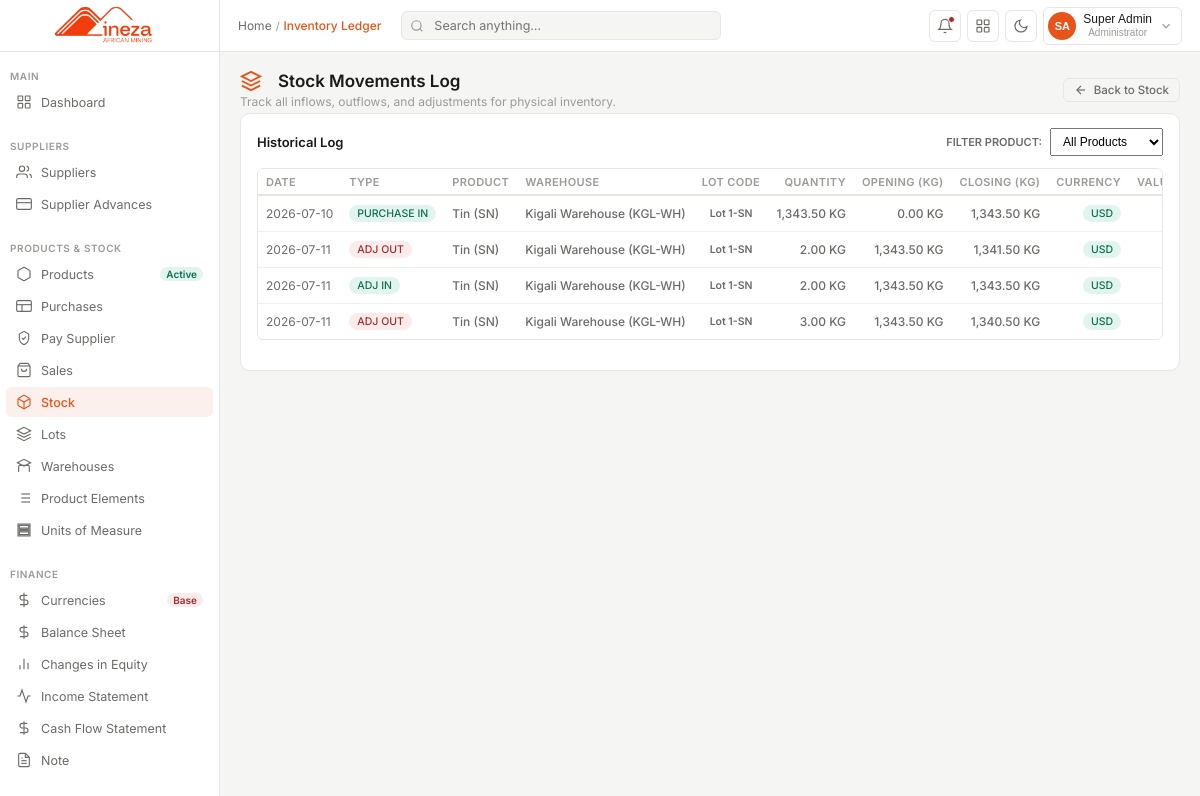
Page /pages/stock/movements.php (signed in) on the earlier database version.
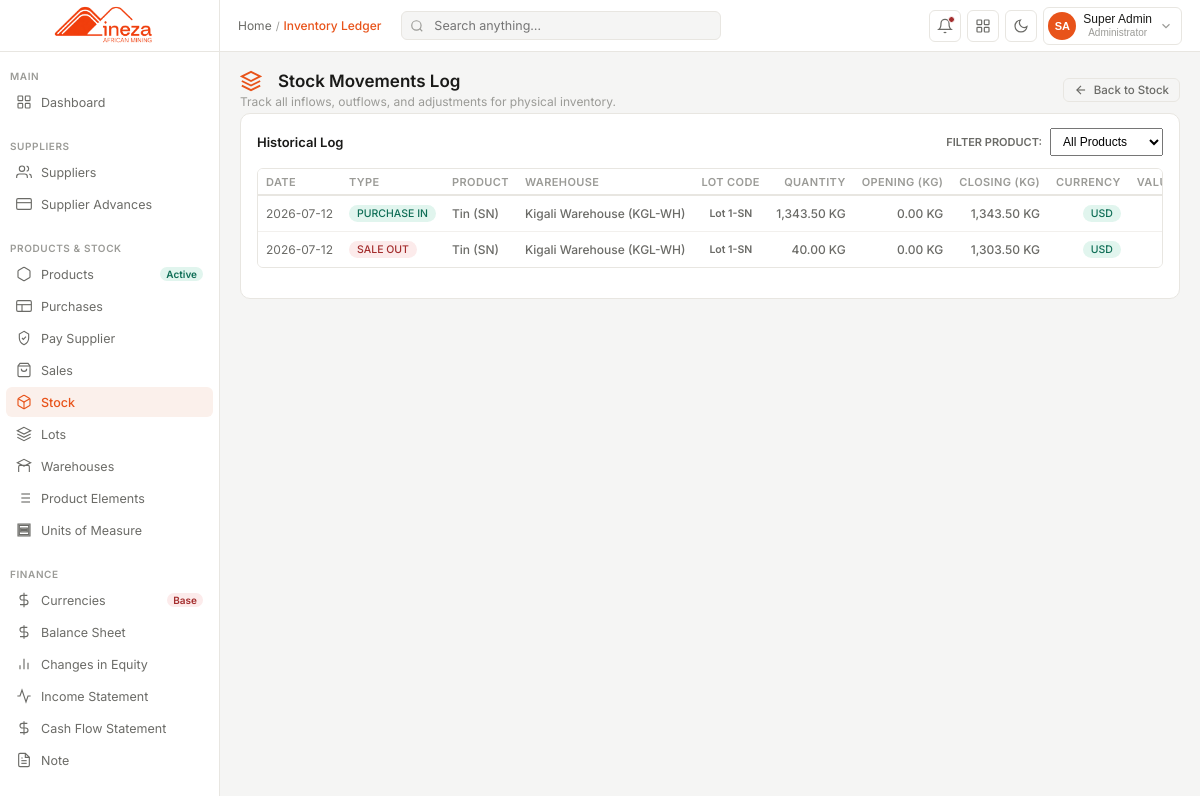
Same page on the later database version.
### tables this page shows
CREATE TABLE `stock_movement` (
  `id` bigint(20) UNSIGNED NOT NULL,
  `movement_type` enum('PURCHASE_IN','SALE_OUT','TRANSFER_IN','TRANSFER_OUT','ADJUSTMENT_IN','ADJUSTMENT_OUT','RETURN_IN','OPENING_STOCK') NOT NULL,
  `warehouse_id` int(10) UNSIGNED NOT NULL,
  `product_id` int(10) UNSIGNED NOT NULL,
  `lot_id` int(10) UNSIGNED DEFAULT NULL,
  `uom_id` int(10) UNSIGNED NOT NULL DEFAULT 1,
  `qty_kg` decimal(14,4) NOT NULL COMMENT 'Positive number always; direction from movement_type',
  `unit_cost_rwf` decimal(18,4) DEFAULT NULL,
  `unit_cost_usd` decimal(18,4) DEFAULT NULL,
  `purchase_currency_id` tinyint(3) UNSIGNED DEFAULT NULL,
  `purchase_amount_in_currency` decimal(18,4) DEFAULT NULL,
  `exchange_rate` decimal(14,4) DEFAULT NULL,
  `converted_amount` decimal(18,4) DEFAULT NULL,
  `total_value_rwf` decimal(20,2) DEFAULT NULL,
  `total_value_usd` decimal(20,4) DEFAULT NULL,
  `reference_type` varchar(50) DEFAULT NULL COMMENT 'purchasing, sells, transfer, adjustment',
  `reference_id` bigint(20) DEFAULT NULL COMMENT 'FK to the source record (purchasing.id or sells.id)',
  `movement_date` date NOT NULL,
  `notes` text DEFAULT NULL,
  `created_by` int(11) DEFAULT NULL,
  `created_at` timestamp NOT NULL DEFAULT current_timestamp(),
  `opening` decimal(14,4) NOT NULL DEFAULT 0.0000,
  `closing` decimal(14,4) NOT NULL DEFAULT 0.0000
);

CREATE TABLE `product` (
  `id` int(10) UNSIGNED NOT NULL,
  `product_code` varchar(50) NOT NULL COMMENT 'e.g. COLTAN-TA, TIN-SN',
  `product_name` varchar(200) NOT NULL COMMENT 'e.g. Coltan (Tantalite), Cassiterite (Tin)',
  `uom_id` int(10) UNSIGNED NOT NULL COMMENT 'Default unit of measure',
  `inventory_account_id` bigint(20) UNSIGNED DEFAULT NULL,
  `sales_account_id` bigint(20) UNSIGNED DEFAULT NULL,
  `cogs_account_id` bigint(20) UNSIGNED DEFAULT NULL,
  `description` text DEFAULT NULL,
  `is_active` tinyint(1) DEFAULT 1,
  `created_at` timestamp NOT NULL DEFAULT current_timestamp(),
  `updated_at` timestamp NOT NULL DEFAULT current_timestamp() ON UPDATE current_timestamp()
);

CREATE TABLE `warehouses` (
  `id` bigint(20) NOT NULL,
  `warehouse_code` varchar(50) DEFAULT NULL,
  `warehouse_name` varchar(255) NOT NULL,
  `address` text DEFAULT NULL,
  `is_active` tinyint(1) NOT NULL DEFAULT 1,
  `created_at` timestamp NOT NULL DEFAULT current_timestamp(),
  `created_by` bigint(20) NOT NULL
);

CREATE TABLE `lots` (
  `id` int(10) UNSIGNED NOT NULL,
  `lots_code` varchar(50) NOT NULL COMMENT 'e.g. Lot 1-Ta, Lot 01-Tin',
  `product_id` int(10) UNSIGNED NOT NULL,
  `opening_date` date NOT NULL,
  `closing_date` date DEFAULT NULL COMMENT 'NULL means lot is still open',
  `statuss` tinyint(1) NOT NULL DEFAULT 1
);

CREATE TABLE `unit_of_measure` (
  `id` int(10) UNSIGNED NOT NULL,
  `code` varchar(20) NOT NULL COMMENT 'e.g. KG, MT, G, LB',
  `name` varchar(100) NOT NULL COMMENT 'e.g. Kilogram, Metric Ton',
  `symbol` varchar(10) DEFAULT NULL,
  `is_active` tinyint(1) DEFAULT 1,
  `created_at` timestamp NOT NULL DEFAULT current_timestamp(),
  `updated_at` timestamp NOT NULL DEFAULT current_timestamp() ON UPDATE current_timestamp()
);

CREATE TABLE `currencies` (
  `id` tinyint(3) UNSIGNED NOT NULL,
  `code` varchar(5) NOT NULL,
  `name` varchar(50) NOT NULL,
  `symbol` varchar(5) DEFAULT NULL,
  `is_base_currency` tinyint(1) DEFAULT 0 COMMENT 'If 1, this is USD (base reporting currency)',
  `is_active` tinyint(1) DEFAULT 1,
  `created_at` timestamp NOT NULL DEFAULT current_timestamp(),
  `created_by` int(11) NOT NULL,
  `updated_at` timestamp NOT NULL DEFAULT current_timestamp() ON UPDATE current_timestamp(),
  `updated_by` int(11) DEFAULT NULL
);

### pages/stock/movements.php (the view, shortened to what the changed rows need)
<?php
require_once __DIR__ . '/../../config/db.php';
$selectedProductId = isset($_GET['product_id']) ? (int)$_GET['product_id'] : 0;
$selectedLotId = isset($_GET['lot_id']) ? (int)$_GET['lot_id'] : 0;
$whereClause = "";
$query = "SELECT sm.*,
                 CONCAT(u.first_name, ' ', u.last_name) AS creator_name,
                 uom.code AS uom_code,
                 p.purchase_no,
                 w.warehouse_name,
                 w.warehouse_code,
                 l.lots_code,
                 pr.product_name,
                 pr.product_code,
                 cur.code AS currency_code
          FROM stock_movement sm
          LEFT JOIN users u ON sm.created_by = u.id
          LEFT JOIN unit_of_measure uom ON sm.uom_id = uom.id
          LEFT JOIN purchasing p ON sm.reference_type = 'purchasing' AND sm.reference_id = p.id
          LEFT JOIN warehouses w ON sm.warehouse_id = w.id
          LEFT JOIN lots l ON sm.lot_id = l.id
          LEFT JOIN product pr ON sm.product_id = pr.id
          LEFT JOIN currencies cur ON sm.purchase_currency_id = cur.id
          $whereClause
          ORDER BY sm.movement_date ASC, sm.id ASC";
$result = mysqli_query($conn, $query);
$movements = [];
if ($result) {
    while ($row = mysqli_fetch_assoc($result)) {
        $movements[] = $row;
    }
}
?>
<!DOCTYPE html>
<html lang="en">
<head>
<link rel="stylesheet" href="../../src/css/dashboard.css">
<link rel="stylesheet" href="../../src/css/sidebar.css">
<link rel="stylesheet" href="../../src/css/navbar.css">
<link rel="stylesheet" href="../../src/css/stock.css">
</head>
<body>
<div class="main">
  <div class="content" id="stockContent">
    <div class="page-header">
      <div>
        <h1 class="page-title">
          <svg viewBox="0 0 24 24" style="stroke: var(--orange); stroke-width: 2; fill: none; width: 22px; height: 22px; margin-right: 8px;">
            <path d="M12 2L2 7l10 5 10-5-10-5zM2 17l10 5 10-5M2 12l10 5 10-5"/>
          </svg>
          Stock Movements Log
        </h1>
      </div>
    </div>
    <div class="card">
      <div class="table-container">
        <table class="data-table">
          <thead>
            <tr>
              <th>Date</th>
              <th>Type</th>
              <th>Product</th>
              <th>Warehouse</th>
              <th>Lot Code</th>
              <th style="text-align: right;">Quantity</th>
              <th style="text-align: right;">Opening (kg)</th>
              <th style="text-align: right;">Closing (kg)</th>
              <th style="text-align: right;">Currency</th>
              <th style="text-align: right;">Value in Currency</th>
            </tr>
          </thead>
          <tbody>
            <?php if (empty($movements)): ?>
              <tr>
                <td colspan="16" class="table-empty">No stock movements recorded.</td>
              </tr>
            <?php else: ?>
              <?php foreach ($movements as $m): ?>
                <?php
                  $date = htmlspecialchars($m['movement_date']);
                  $prod = htmlspecialchars($m['product_name'] . ' (' . $m['product_code'] . ')');
                  $wh = htmlspecialchars($m['warehouse_name'] . ' (' . $m['warehouse_code'] . ')');
                  $lot = htmlspecialchars($m['lots_code'] ?? '—');
                  $qty = number_format((float)$m['qty_kg'], 2) . ' ' . htmlspecialchars($m['uom_code'] ?? 'kg');
                  $typeBadge = '';
                  switch ($m['movement_type']) {
                    case 'PURCHASE_IN':
                      $typeBadge = '<span class="status-pill pill-green">PURCHASE IN</span>';
                      break;
                    case 'SALE_OUT':
                      $typeBadge = '<span class="status-pill pill-red">SALE OUT</span>';
                      break;
                    case 'ADJUSTMENT_IN':
                      $typeBadge = '<span class="status-pill pill-green">ADJ IN</span>';
                      break;
                    case 'ADJUSTMENT_OUT':
                      $typeBadge = '<span class="status-pill pill-red">ADJ OUT</span>';
                      break;
                  }
                ?>
                <tr class="clickable-row" onclick="window.location='movement_details.php?id=<?php echo $m['id']; ?><?php echo $selectedProductId > 0 ? '&product_id=' . $selectedProductId : ''; ?><?php echo $selectedLotId > 0 ? '&lot_id=' . $selectedLotId : ''; ?>'">
                  <td style="white-space: nowrap;"><?php echo $date; ?></td>
                  <td><?php echo $typeBadge; ?></td>
                  <td class="td-bold"><?php echo $prod; ?></td>
                  <td class="td-name"><?php echo $wh; ?></td>
                  <td><span class="status-pill pill-purple" style="font-weight: 600;"><?php echo $lot; ?></span></td>
                  <td style="text-align: right; font-weight: 500;"><?php echo $qty; ?></td>
                  <td style="text-align: right; color: var(--text2); font-weight: 500;"><?php echo number_format((float)$m['opening'], 2) . ' ' . htmlspecialchars($m['uom_code'] ?? 'kg'); ?></td>
                  <td style="text-align: right; color: var(--text2); font-weight: 500;"><?php echo number_format((float)$m['closing'], 2) . ' ' . htmlspecialchars($m['uom_code'] ?? 'kg'); ?></td>
                  <td style="text-align: right;"><span class="status-pill <?php echo ($m['currency_code'] === 'RWF') ? 'pill-blue' : 'pill-green'; ?>"><?php echo htmlspecialchars($m['currency_code'] ?? 'USD'); ?></span></td>
                  <td style="text-align: right; color: var(--text); font-weight: 500;">
                  </td>
                </tr>
              <?php endforeach; ?>
            <?php endif; ?>
          </tbody>
        </table>
      </div>
    </div>
  </div>
</div>
</body>
</html>

Differences in the rows shown:
removed stock_movement: movement_date "2026-07-11", movement_type "ADJ OUT", product.product_code "Tin (SN)", warehouse.warehouse_code "Kigali Warehouse (KGL-WH)", lot.lots_code "Lot 1-SN", qty_kg.code "2.00 KG", opening "1,343.50", unit_of_measure.code "KG", closing "1,341.50", currency_code "USD"
removed stock_movement: movement_date "2026-07-11", movement_type "ADJ IN", product.product_code "Tin (SN)", warehouse.warehouse_code "Kigali Warehouse (KGL-WH)", lot.lots_code "Lot 1-SN", qty_kg.code "2.00 KG", opening "1,343.50", unit_of_measure.code "KG", closing "1,343.50", currency_code "USD"
removed stock_movement: movement_date "2026-07-11", movement_type "ADJ OUT", product.product_code "Tin (SN)", warehouse.warehouse_code "Kigali Warehouse (KGL-WH)", lot.lots_code "Lot 1-SN", qty_kg.code "3.00 KG", opening "1,343.50", unit_of_measure.code "KG", closing "1,340.50", currency_code "USD"
changed stock_movement "1,343.50 KG": movement_date "2026-07-10" → "2026-07-12"
added stock_movement: movement_date "2026-07-12", movement_type "SALE OUT", product.product_code "Tin (SN)", warehouse.warehouse_code "Kigali Warehouse (KGL-WH)", lot.lots_code "Lot 1-SN", qty_kg.code "40.00 KG", opening "0.00", unit_of_measure.code "KG", closing "1,303.50", currency_code "USD"
